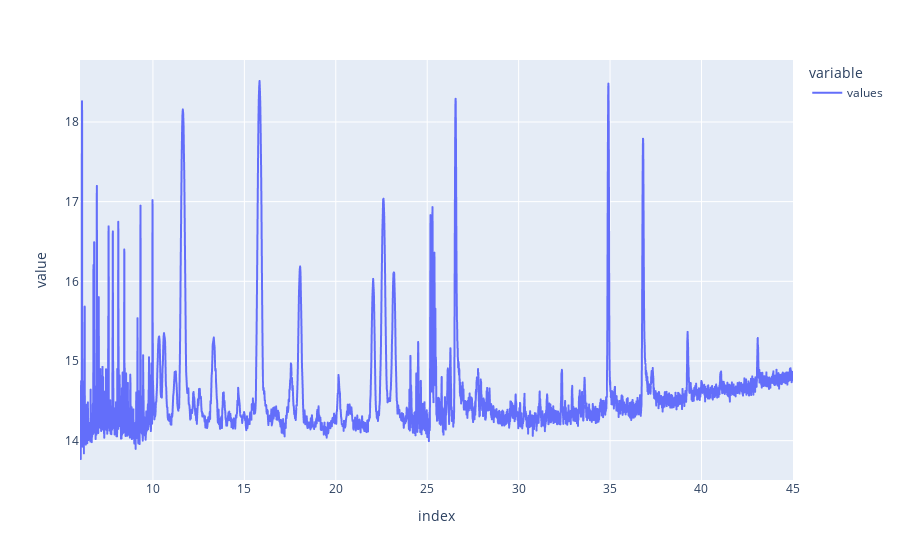

Notebook code cell kept with this figure:
### Markdown cell above
## Mise en évidence des pics
Le passage des données en logarithme permet de mettre en évidence les plus petits pics du graphique, le but est de ne pas donner un importance trop grande aux pics les plus grands, car cela pourrait compliquer le travail sur la partie IA dans le cas ou l'information importante est contenue dans un pic de taille faible.<br>
Remarque : la fonction logarithme est bijective, il n'y a donc pas de perte d'information.

### Code cell
temp = np.log(temp)
temp.plot()

### Figure 1 — Plotly figure (JSON) as saved in the notebook; plotly's stock layout.template omitted (floating-point values rounded to 4 significant figures; data arrays with more than 128 entries replaced by an {"elided": "..."} marker saying what was removed)
{"data": [{"hovertemplate": "variable=values<br>index=%{x}<br>value=%{y}<extra></extra>", "legendgroup": "values", "line": {"color": "#636efa", "dash": "solid"}, "mode": "lines", "name": "values", "showlegend": true, "type": "scattergl", "x": {"elided": "6917 float values"}, "xaxis": "x", "y": {"elided": "6917 float values"}, "yaxis": "y"}], "layout": {"legend": {"title": {"text": "variable"}, "tracegroupgap": 0}, "margin": {"t": 60}, "xaxis": {"anchor": "y", "domain": [0, 1], "title": {"text": "index"}}, "yaxis": {"anchor": "x", "domain": [0, 1], "title": {"text": "value"}}}}
